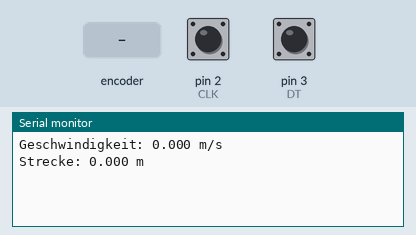
Simulated run of this sketch. Board: Arduino Uno, built with avr-gcc and run on an emulated ATmega328P. Parts: the last lines printed to the serial monitor. Inputs (shaded band) come from the test bench; at power-on: pin 2 (CLK) HIGH, pin 3 (DT) HIGH.

Above: at 1.2 s.
1.3 s: rotary encoder on pin 2 (CLK) / pin 3 (DT) turned 1 step (first pin leading)
At 2.8 s:
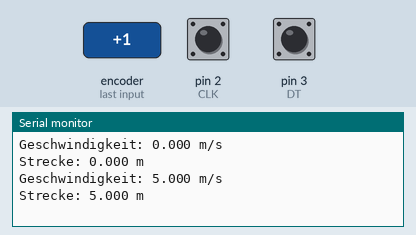
3.0 s: rotary encoder on pin 2 (CLK) / pin 3 (DT) turned 1 step (first pin leading)
At 3.8 s:
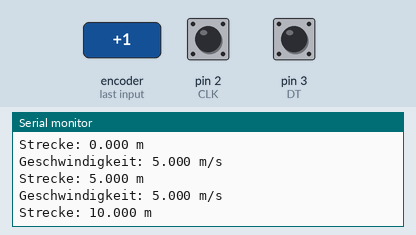
Timing chart, 0 to 6.0 s (numbered marks = the images above; inputs shaded):
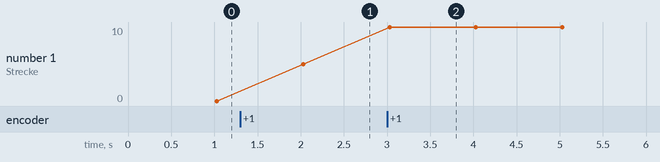

Measured:
- after the input at 1.3 s, the serial monitor: prints a new line after 0.70 s (image 1)
- after the input at 3.0 s, the serial monitor: prints a new line at once (image 2)
- plotted number 1: 0 → 5 after the input at 1.3 s, 5 → 10 after the input at 3.0 s

The sketch:

Geschwindigkeitsmessung.ino
```cpp
#define CLK 2
#define DT 3
// Distance per impulse in mm
const float distance_per_impulse = 5;
//counting impulses of encoder
volatile long ImpulseCounter = 0;
unsigned long LastImpulseCounted = 0;
//counting the time when the programm started
unsigned long lastMillis = 0;
unsigned long lastMovementMillis = 0;
//time it takes to detect if the vehicle is standing
const unsigned long NoMovementTime = 2000;

void setup() {
  Serial.begin(9600);
  pinMode(CLK, INPUT_PULLUP);
  pinMode(DT, INPUT_PULLUP);

  // setting interrupt for
  attachInterrupt(digitalPinToInterrupt(CLK), impulse_get, FALLING);
}

void loop() {
  unsigned long currentMillis = millis();

  // calculating distance and speed every 1000ms
  if (currentMillis - lastMillis >= 1000) {
    lastMillis = currentMillis;

    // counting new impulses
    long Impulses = ImpulseCounter - LastImpulseCounted;
    LastImpulseCounted = ImpulseCounter;

    // calculating speed
    float speed = (Impulses * distance_per_impulse); // Meter pro Sekunde
    float distance = ImpulseCounter * distance_per_impulse; // Gesamtstrecke in Meter

    // if movement is detected counts impulse
    if (Impulses != 0) {
      lastMovementMillis = currentMillis;
    }

    // writing the values in serial monitor
    Serial.print("Geschwindigkeit: ");
    Serial.print(speed, 3);
    Serial.println(" m/s");

    Serial.print("Strecke: ");
    Serial.print(distance, 3);
    Serial.println(" m");

    // detecting if vehicle stands still
    if (currentMillis - lastMovementMillis > NoMovementTime) {
      Serial.println("Das Fahrzeug steht still");
    }
  }
}

// Interrupt Service Routing for encoder
void impulse_get() {
  if (digitalRead(DT) == LOW) {
    ImpulseCounter--; // backwards
  } else {
      ImpulseCounter++;
  }
}
```
